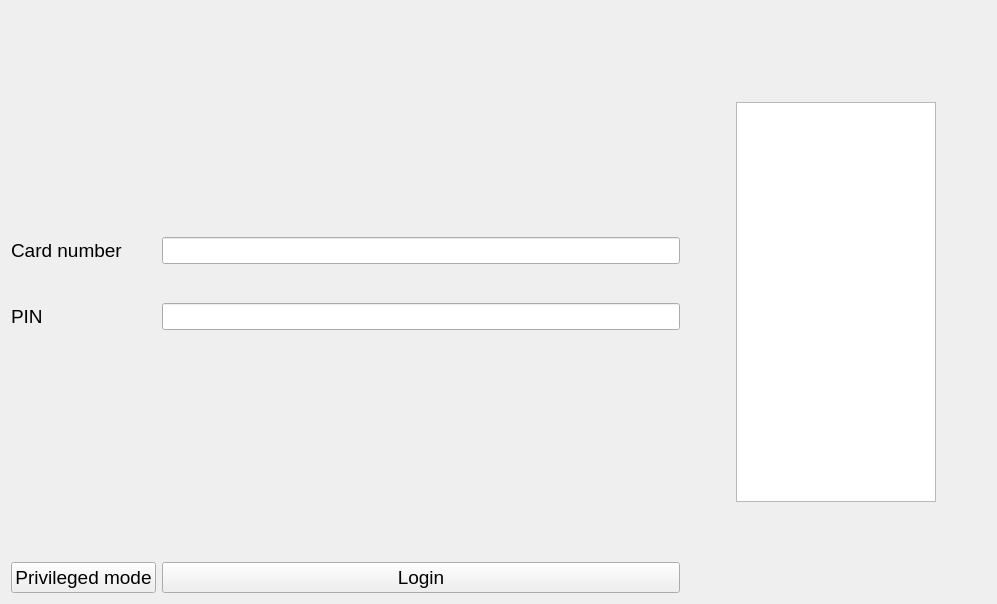
<?xml version="1.0" encoding="UTF-8"?>
<ui version="4.0">
 <class>LoginWidget</class>
 <widget class="QWidget" name="LoginWidget">
  <property name="geometry">
   <rect>
    <x>0</x>
    <y>0</y>
    <width>997</width>
    <height>604</height>
   </rect>
  </property>
  <property name="windowTitle">
   <string>Form</string>
  </property>
  <property name="styleSheet">
   <string notr="true"/>
  </property>
  <layout class="QHBoxLayout" name="horizontalLayout">
   <item>
    <layout class="QFormLayout" name="formLayout">
     <item row="0" column="0">
      <layout class="QFormLayout" name="formLayout_2"/>
     </item>
     <item row="1" column="0">
      <widget class="QLabel" name="label_2">
       <property name="minimumSize">
        <size>
         <width>100</width>
         <height>0</height>
        </size>
       </property>
       <property name="font">
        <font>
         <pointsize>14</pointsize>
        </font>
       </property>
       <property name="text">
        <string>Card number</string>
       </property>
      </widget>
     </item>
     <item row="4" column="0">
      <widget class="QLabel" name="label_3">
       <property name="font">
        <font>
         <pointsize>14</pointsize>
        </font>
       </property>
       <property name="text">
        <string>PIN</string>
       </property>
      </widget>
     </item>
     <item row="2" column="1">
      <spacer name="verticalSpacer">
       <property name="orientation">
        <enum>Qt::Vertical</enum>
       </property>
       <property name="sizeHint" stdset="0">
        <size>
         <width>20</width>
         <height>40</height>
        </size>
       </property>
      </spacer>
     </item>
     <item row="5" column="1">
      <spacer name="verticalSpacer_2">
       <property name="orientation">
        <enum>Qt::Vertical</enum>
       </property>
       <property name="sizeType">
        <enum>QSizePolicy::Preferred</enum>
       </property>
       <property name="sizeHint" stdset="0">
        <size>
         <width>20</width>
         <height>400</height>
        </size>
       </property>
      </spacer>
     </item>
     <item row="12" column="1">
      <widget class="QPushButton" name="loginButton">
       <property name="font">
        <font>
         <pointsize>14</pointsize>
        </font>
       </property>
       <property name="text">
        <string>Login</string>
       </property>
      </widget>
     </item>
     <item row="5" column="0">
      <spacer name="horizontalSpacer_3">
       <property name="orientation">
        <enum>Qt::Horizontal</enum>
       </property>
       <property name="sizeType">
        <enum>QSizePolicy::Preferred</enum>
       </property>
       <property name="sizeHint" stdset="0">
        <size>
         <width>100</width>
         <height>20</height>
        </size>
       </property>
      </spacer>
     </item>
     <item row="0" column="1">
      <spacer name="verticalSpacer_3">
       <property name="orientation">
        <enum>Qt::Vertical</enum>
       </property>
       <property name="sizeType">
        <enum>QSizePolicy::Preferred</enum>
       </property>
       <property name="sizeHint" stdset="0">
        <size>
         <width>20</width>
         <height>400</height>
        </size>
       </property>
      </spacer>
     </item>
     <item row="12" column="0">
      <widget class="QPushButton" name="privilegedButton">
       <property name="font">
        <font>
         <pointsize>14</pointsize>
        </font>
       </property>
       <property name="text">
        <string>Privileged mode</string>
       </property>
      </widget>
     </item>
     <item row="4" column="1">
      <widget class="QLineEdit" name="pinField">
       <property name="font">
        <font>
         <pointsize>12</pointsize>
        </font>
       </property>
      </widget>
     </item>
     <item row="1" column="1">
      <widget class="QLineEdit" name="cardNumField">
       <property name="font">
        <font>
         <pointsize>12</pointsize>
        </font>
       </property>
      </widget>
     </item>
     <item row="3" column="1">
      <spacer name="verticalSpacer_4">
       <property name="orientation">
        <enum>Qt::Vertical</enum>
       </property>
       <property name="sizeHint" stdset="0">
        <size>
         <width>20</width>
         <height>200</height>
        </size>
       </property>
      </spacer>
     </item>
    </layout>
   </item>
   <item>
    <spacer name="horizontalSpacer">
     <property name="orientation">
      <enum>Qt::Horizontal</enum>
     </property>
     <property name="sizeType">
      <enum>QSizePolicy::Preferred</enum>
     </property>
     <property name="sizeHint" stdset="0">
      <size>
       <width>50</width>
       <height>20</height>
      </size>
     </property>
    </spacer>
   </item>
   <item>
    <widget class="QTextEdit" name="infoField">
     <property name="maximumSize">
      <size>
       <width>200</width>
       <height>400</height>
      </size>
     </property>
     <property name="font">
      <font>
       <pointsize>12</pointsize>
      </font>
     </property>
    </widget>
   </item>
   <item>
    <spacer name="horizontalSpacer_2">
     <property name="orientation">
      <enum>Qt::Horizontal</enum>
     </property>
     <property name="sizeType">
      <enum>QSizePolicy::Preferred</enum>
     </property>
     <property name="sizeHint" stdset="0">
      <size>
       <width>50</width>
       <height>20</height>
      </size>
     </property>
    </spacer>
   </item>
  </layout>
 </widget>
 <resources/>
 <connections/>
</ui>
